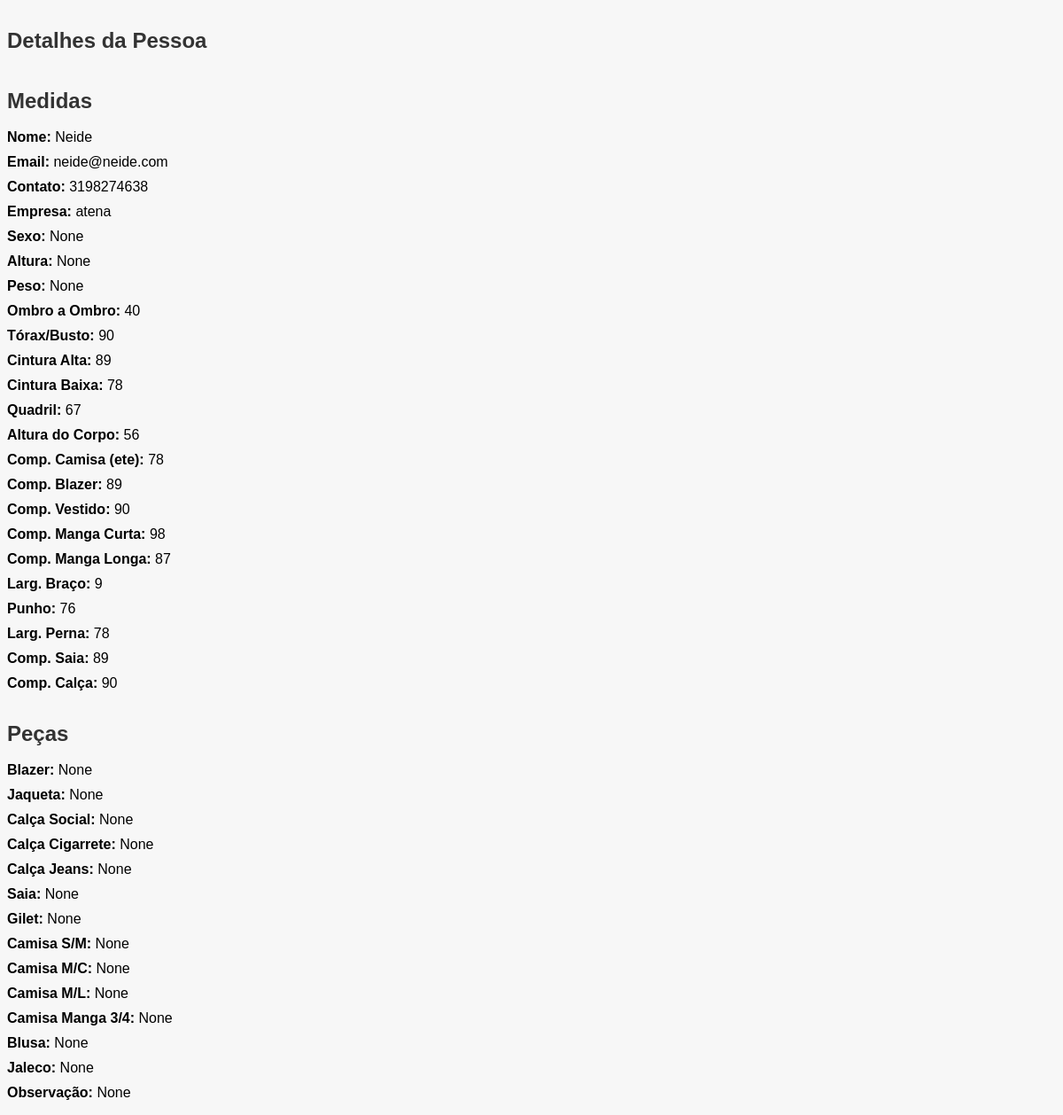
Page /pessoa/14/ on the committed database.
### app_medidas_clientes/models.py (models this page shows)
class Pessoa(models.Model):
    nome = models.CharField(max_length=100)
    email = models.EmailField()
    telefone_regex = RegexValidator(
        regex=r'^\+?1?\d{9,15}$',
        message="O número de telefone deve estar no formato: '+999999999'."
    )
    contato = models.CharField(validators=[telefone_regex], max_length=16)
    empresa = models.CharField(max_length=110)
    sexo = models.CharField(max_length=20, null=True, blank=True)  # 'Masculino' ou 'Feminino'
    peso = models.DecimalField(max_digits=5, decimal_places=2, null=True, blank=True)
    altura = models.CharField(max_length=3, null=True, blank=True)
    ombro_ombro = models.CharField(max_length=10, null=True, blank=True)
    torax_busto = models.CharField(max_length=10, null=True, blank=True)
    cintura_alta = models.CharField(max_length=10, null=True, blank=True)
    cintura_baixa = models.CharField(max_length=10, null=True, blank=True)
    quadril = models.CharField(max_length=10, null=True, blank=True)
    altura_corpo = models.CharField(max_length=10, null=True, blank=True)
    comp_camisa = models.CharField(max_length=10, null=True, blank=True)
    comp_blazer = models.CharField(max_length=10, null=True, blank=True)
    comp_vestido = models.CharField(max_length=10, null=True, blank=True)
    comp_manga_curta = models.CharField(max_length=10, null=True, blank=True)
    comp_manga_longa = models.CharField(max_length=10, null=True, blank=True)
    larg_braco = models.CharField(max_length=10, null=True, blank=True)
    punho = models.CharField(max_length=10, null=True, blank=True)
    larg_perna = models.CharField(max_length=10, null=True, blank=True)
    comp_saia = models.CharField(max_length=10, null=True, blank=True)
    comp_calca = models.CharField(max_length=10, null=True, blank=True)
    tamanho_blazer = models.CharField(max_length=10, null=True, blank=True)
    tamanho_jaqueta = models.CharField(max_length=10, null=True, blank=True)
    tamanho_calca_social = models.CharField(max_length=10, null=True, blank=True)
    tamanho_calca_cigarrete = models.CharField(max_length=10, null=True, blank=True)
    tamanho_calca_jeans = models.CharField(max_length=10, null=True, blank=True)
    tamanho_saia = models.CharField(max_length=10, null=True, blank=True)
    tamanho_gilet = models.CharField(max_length=10, null=True, blank=True)
    tamanho_camisa_sem_manga = models.CharField(max_length=10, null=True, blank=True)
    tamanho_camisa_manga_curta = models.CharField(max_length=10, null=True, blank=True)
    tamanho_camisa_manga_longa = models.CharField(max_length=10, null=True, blank=True)
    tamanho_camisa_manga_3_4 = models.CharField(max_length=10, null=True, blank=True)
    tamanho_blusa = models.CharField(max_length=10, null=True, blank=True)
    tamanho_jaleco = models.CharField(max_length=10, null=True, blank=True)
    observacao = models.TextField(null=True, blank=True)

### app_medidas_clientes/views.py (the view)
# urls.py: path('pessoa/<int:pessoa_id>/', views.exibir_pessoa, name='detalhes_pessoa'),
def exibir_pessoa(request, pessoa_id):
    pessoa = get_object_or_404(Pessoa, id=pessoa_id)
    return render(request, 'exibir_pessoa.html', {'pessoa': pessoa})

### app_medidas_clientes/templates/exibir_pessoa.html (shortened to what this page needs)
{% load static %}
<!DOCTYPE html>
<html>
  <head>
    <link
      rel="stylesheet"
      type="text/css"
      href="{% static 'app_medidas_clientes/busca.css' %}"
    />
    {% load static %}
  </head>
  <body>
    {% block content %} {% if pessoa %}
    <h2>Detalhes da Pessoa</h2>
    <ul>
      <h2>Medidas</h2>
      <br />
      <li><strong>Nome:</strong> {{ pessoa.nome }}</li>
      <li><strong>Email:</strong> {{ pessoa.email }}</li>
      <li><strong>Contato:</strong> {{ pessoa.contato }}</li>
      <li><strong>Empresa:</strong> {{ pessoa.empresa }}</li>
      <li><strong>Sexo:</strong> {{ pessoa.sexo }}</li>
      <li><strong>Altura:</strong> {{ pessoa.altura }}</li>
      <li><strong>Peso:</strong> {{ pessoa.peso }}</li>
      <li><strong>Ombro a Ombro:</strong> {{ pessoa.ombro_ombro }}</li>
      <li><strong>Tórax/Busto:</strong> {{ pessoa.torax_busto }}</li>
      <li><strong>Cintura Alta:</strong> {{ pessoa.cintura_alta }}</li>
      <li><strong>Cintura Baixa:</strong> {{ pessoa.cintura_baixa }}</li>
      <li><strong>Quadril:</strong> {{ pessoa.quadril }}</li>
      <li><strong>Altura do Corpo:</strong> {{ pessoa.altura_corpo }}</li>
      <li><strong>Comp. Camisa (ete):</strong> {{ pessoa.comp_camisa }}</li>
      <li><strong>Comp. Blazer:</strong> {{ pessoa.comp_blazer }}</li>
      <li><strong>Comp. Vestido:</strong> {{ pessoa.comp_vestido }}</li>
      <li><strong>Comp. Manga Curta:</strong> {{ pessoa.comp_manga_curta }}</li>
      <li><strong>Comp. Manga Longa:</strong> {{ pessoa.comp_manga_longa }}</li>
      <li><strong>Larg. Braço:</strong> {{ pessoa.larg_braco }}</li>
      <li><strong>Punho:</strong> {{ pessoa.punho }}</li>
      <li><strong>Larg. Perna:</strong> {{ pessoa.larg_perna }}</li>
      <li><strong>Comp. Saia:</strong> {{ pessoa.comp_saia }}</li>
      <li><strong>Comp. Calça:</strong> {{ pessoa.comp_calca }}</li>
      <h2>Peças</h2>
      <br />
      <li><strong>Blazer:</strong> {{ pessoa.tamanho_blazer }}</li>
      <li><strong>Jaqueta:</strong> {{ pessoa.tamanho_jaqueta }}</li>
      <li><strong>Calça Social:</strong> {{ pessoa.tamanho_calca_social }}</li>
      <li>
        <strong>Calça Cigarrete:</strong> {{ pessoa.tamanho_calca_cigarrete }}
      </li>
      <li><strong>Calça Jeans:</strong> {{ pessoa.tamanho_calca_jeans }}</li>
      <li><strong>Saia:</strong> {{ pessoa.tamanho_saia }}</li>
      <li><strong>Gilet:</strong> {{ pessoa.tamanho_gilet }}</li>
      <li>
        <strong>Camisa S/M:</strong> {{ pessoa.tamanho_camisa_sem_manga }}
      </li>
      <li>
        <strong>Camisa M/C:</strong> {{ pessoa.tamanho_camisa_manga_curta }}
      </li>
      <li>
        <strong>Camisa M/L:</strong> {{ pessoa.tamanho_camisa_manga_longa }}
      </li>
      <li>
        <strong>Camisa Manga 3/4:</strong> {{ pessoa.tamanho_camisa_manga_3_4 }}
      </li>
      <li><strong>Blusa:</strong> {{ pessoa.tamanho_blusa }}</li>
      <li><strong>Jaleco:</strong> {{ pessoa.tamanho_jaleco }}</li>
      <li><strong>Observação:</strong> {{ pessoa.observacao }}</li>
    </ul>
    {% else %}
    <p>Pessoa não encontrada.</p>
    {% endif %} {% endblock %}
  </body>
</html>

### app_medidas_clientes/static/app_medidas_clientes/busca.css (style rules this page uses)
body { font-family: Arial, sans-serif; background-color: #f7f7f7; }
h2, p { margin: 0; padding-top: 1em; color: #333; }
ul { list-style: none; padding: 0; }
li { margin-bottom: 10px; }

### app_medidas_clientes/templates/exibir_pessoa.html (style rules this page uses)
body { font-family: Arial, sans-serif; background-color: #f7f7f7; }
h2 { color: #333; }
ul { list-style: none; padding: 0; }
li { margin-bottom: 10px; }

### rows in the picture
Pessoa: nome "Neide", email "neide@neide.com", contato "3198274638", empresa "atena", sexo "None", altura "None", peso "None", ombro_ombro "40", torax_busto "90", cintura_alta "89", cintura_baixa "78", quadril "67", altura_corpo "56", comp_camisa "78", comp_blazer "89", comp_vestido "90", comp_manga_curta "98", comp_manga_longa "87", larg_braco "9", punho "76", larg_perna "78", comp_saia "89", comp_calca "90", tamanho_blazer "None", tamanho_jaqueta "None", tamanho_calca_social "None", tamanho_calca_cigarrete "None", tamanho_calca_jeans "None", tamanho_saia "None", tamanho_gilet "None", tamanho_camisa_sem_manga "None", tamanho_camisa_manga_curta "None", tamanho_camisa_manga_longa "None", tamanho_camisa_manga_3_4 "None", tamanho_blusa "None", tamanho_jaleco "None", observacao "None"
